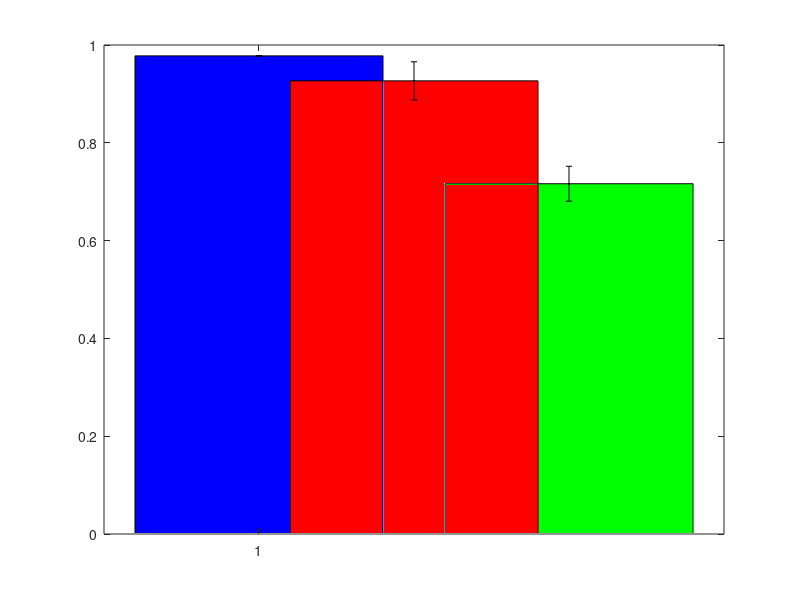

Here is the MATLAB script that generated this plot: (Note: this script raises an error after producing the figure.)
function plotResults
clear all;
close all;
addpath('~/utils');
SETTINGS='settings';
SZ=128;
scales=logspace(log10(0.25*SZ),log10(2*SZ),8)/6;
noise=linspace(0,0.5,8);
PLOT_ONLY=1;
if(~PLOT_ONLY)
for i=9;
    load(fullfile(SETTINGS,sprintf('set-%03d',i)),'tstY','tstTag');tstY=tstY(:);
    tstCond=[];
    nPoints=length(tstTag);
    for n=1:nPoints;
        tstCond(n)=str2num(tstTag{n}(1));
    end;
    tstCond=tstCond(:);
    accRes=[];aucRes=[];
    nIdx=1;
    for s=1:length(scales)
        for n=1:length(noise)
            fprintf('Setting:%d\n',nIdx);
             resFile=fullfile(SETTINGS,sprintf('results-%03d-%03d-%03d',i,s,n))
             load(resFile,'tstO');
             for obj=1:16
                 %no attention
                 [val,yhat]=max(squeeze(tstO(:,:,2)),[],2);%no attn
                 val=tstO(:,obj,2);val=max(0.001,val);%val=log(val./(1-val));
                 val=val(:);yhat=yhat(:);
                 accRes(obj,nIdx,1)=[mean(tstY(~tstCond & tstY==obj)==yhat(~tstCond & tstY==obj))];
                 accRes(obj,nIdx,2)=[mean(tstY(tstCond & tstY==obj)==yhat(tstCond & tstY==obj))];
                 aucRes(obj,nIdx,1)=plot_roc(val(~tstCond & tstY==obj),val(~tstCond & tstY~=obj)); 
                 aucRes(obj,nIdx,2)=plot_roc(val(tstCond & tstY==obj),val(tstCond & tstY~=obj)); 
                 %-------------------------------------------------
                 %classification with attention
                 [val,yhat]=max(squeeze(tstO(:,:,1)),[],2);%attn
                 val=tstO(:,obj,1);val=max(0.001,val);%val=log(val./(1-val));
                 yhat=yhat(:);val=val(:);
                 accRes(obj,nIdx,3)=[mean(tstY(~tstCond & tstY==obj)==yhat(~tstCond & tstY==obj))];
                 accRes(obj,nIdx,4)=[mean(tstY(tstCond & tstY==obj)==yhat(tstCond & tstY==obj))];
                 aucRes(obj,nIdx,3)=plot_roc(val(~tstCond & tstY==obj),val(~tstCond & tstY~=obj)); 
                 aucRes(obj,nIdx,4)=plot_roc(val(tstCond & tstY==obj),val(tstCond & tstY~=obj)); 
             end;%obj    
             nIdx=nIdx+1;
			 %keyboard;
        end;%n
    end;%s
end;%i    
save('plotResults','aucRes','accRes');
else
    load('plotResults','aucRes','accRes');
    %display first result
    s=2;n=1;p=(s-1)*8+n;
    figure(1);plotIdx(p,aucRes,accRes);
    %aucRes=accRes;
    %display parameter sweep
    figure(2);
    idx=1;
    for s=1:2:8
        for n=1:2:8
            p=(s-1)*8+n;
            figure(3);hold off;plotIdx(p,aucRes,accRes);title(sprintf('s=%d,n=%d',s,n));%pause;
            figure(2);subplot(4,4,idx);plotIdx(p,aucRes,accRes);set(gca,'XTickLabel',[]);axis([0.5 4-0.5 0.5 1])
            idx=idx+1;
        end;
    end;    
    figure(3); hold off;
    s=4;n=7;p=(s-1)*8+n;
    plotIdx(p,aucRes,accRes);
end;

function plotIdx(nIdx,aucRes,accRes)
    isoAuc=aucRes(:,nIdx,1);
    cltrAuc=aucRes(:,nIdx,2);
    attnAuc=aucRes(:,nIdx,4);
    %display AUC 
    bar(1,mean(isoAuc),'faceColor','blue');hold on; 
    bar(3,mean(cltrAuc),'faceColor','green');hold on; 
    bar(2,mean(attnAuc),'faceColor','red');hold on; 
    errorbar(1:3,mean([isoAuc(:),attnAuc(:),cltrAuc(:)]),...
    std([isoAuc(:),attnAuc(:),cltrAuc(:)])/sqrt(length(isoAuc)),'k.',...
        'lineWidth',2);
    axis([0.5 4-0.5 0.5 1]);set(gca,'XTickLabel',{'Isolated','Cluttered','W/ Attention'})
    %ylabel('Area under ROC','Fontsize',14) 
